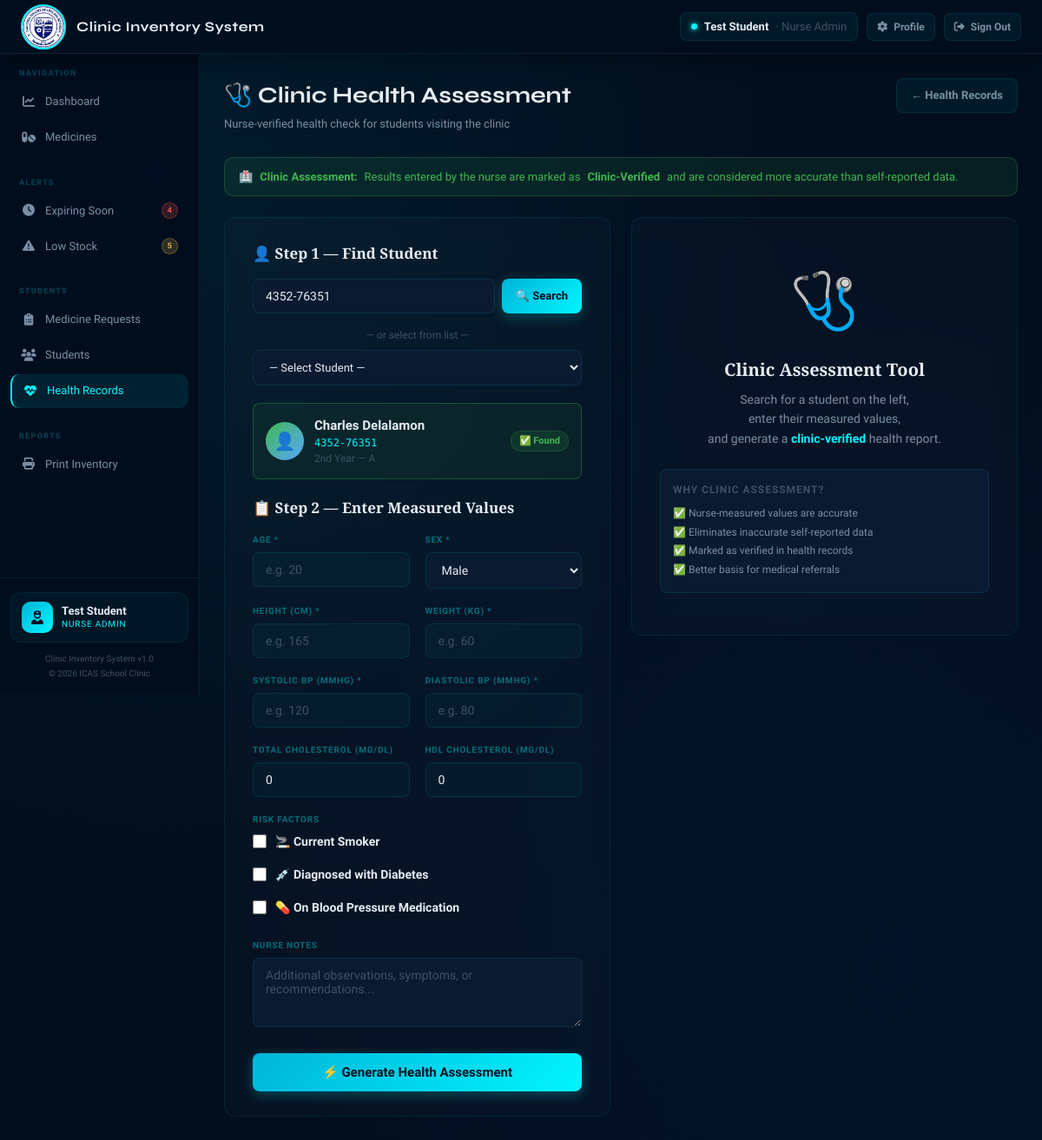
Page /admin_health_check.php?student_id=4352-76351 (signed in) on the committed database.
### tables this page shows
CREATE TABLE `users` (
  `user_id` int(11) NOT NULL,
  `student_id` varchar(20) DEFAULT NULL,
  `full_name` varchar(100) NOT NULL,
  `grade` varchar(20) DEFAULT NULL,
  `section` varchar(20) DEFAULT NULL,
  `email` varchar(100) NOT NULL,
  `password` varchar(255) NOT NULL,
  `status` varchar(20) DEFAULT 'Active',
  `created_at` datetime DEFAULT current_timestamp()
);

### admin_health_check.php (the view, shortened to what this page needs)
<?php
require_once __DIR__ . '/config/db.php';
$result  = null;
$patient = null;
if (isset($_GET['student_id']) && !empty($_GET['student_id'])) {
    $sid  = trim($_GET['student_id']);
    $stmt = $conn->prepare("SELECT * FROM users WHERE student_id = ? OR full_name LIKE ?");
    $like = "%{$sid}%";
    $stmt->bind_param("ss", $sid, $like);
    $stmt->execute();
    $patient = $stmt->get_result()->fetch_assoc();
}
require_once __DIR__ . '/includes/header.php';
?>
<div class="page-header">
  <div>
    <h1>🩺 Clinic Health Assessment</h1>
    <p>Nurse-verified health check for students visiting the clinic</p>
  </div>
  <a href="admin_health.php" class="btn btn-secondary">← Health Records</a>
</div>
<div class="alert alert-success" style="margin-bottom:24px;">
  🏥 <strong>Clinic Assessment:</strong> Results entered by the nurse are marked as
  <strong>Clinic-Verified</strong> and are considered more accurate than self-reported data.
</div>
<div style="display:grid;grid-template-columns:1fr 1fr;gap:24px;align-items:start;">
  <div class="form-card">
    <h3 style="font-family:'Playfair Display',serif;font-size:17px;margin-bottom:16px;">
      👤 Step 1 — Find Student
    </h3>
    <form method="GET" action="admin_health_check.php" style="margin-bottom:16px;">
      <div style="display:flex;gap:8px;">
        <input type="text" name="student_id"
               value="<?= htmlspecialchars($_GET['student_id'] ?? '') ?>"
               placeholder="Enter Student ID or Name..."
               style="flex:1;background:var(--surface2);border:1px solid var(--border);border-radius:8px;padding:11px 14px;font-size:14px;color:var(--text);outline:none;">
        <button type="submit" class="btn btn-primary">🔍 Search</button>
      </div>
    </form>
    <div style="margin-bottom:20px;">
      <div style="font-size:12px;color:var(--text3);margin-bottom:8px;text-align:center;">
        — or select from list —
      </div>
      <select id="studentDropdown" onchange="selectStudent(this.value)"
              style="width:100%;background:var(--surface2);border:1px solid var(--border);border-radius:8px;padding:11px 14px;font-size:13px;color:var(--text);outline:none;">
        <option value="">— Select Student —</option>
      </select>
    </div>
    <?php if ($patient): ?>
      <div style="background:rgba(63,185,80,.08);border:1px solid rgba(63,185,80,.3);border-radius:8px;padding:14px;margin-bottom:20px;">
        <div style="display:flex;align-items:center;gap:12px;">
          <div style="width:44px;height:44px;background:linear-gradient(135deg,#3fb950,#58a6ff);border-radius:50%;display:flex;align-items:center;justify-content:center;font-size:20px;flex-shrink:0;">👤</div>
          <div>
            <div style="font-weight:600;font-size:15px;"><?= htmlspecialchars($patient['full_name']) ?></div>
            <div style="font-size:12px;color:var(--accent);font-family:'DM Mono',monospace;"><?= htmlspecialchars($patient['student_id']) ?></div>
            <div style="font-size:12px;color:var(--text3);">
              <?= htmlspecialchars($patient['grade'] ?: '') ?>
              <?= $patient['section'] ? '— '.htmlspecialchars($patient['section']) : '' ?>
            </div>
          </div>
          <span class="badge in-stock" style="margin-left:auto;">✅ Found</span>
        </div>
      </div>
      <h3 style="font-family:'Playfair Display',serif;font-size:17px;margin-bottom:16px;">
        📋 Step 2 — Enter Measured Values
      </h3>
      <form method="POST" action="admin_health_check.php">
        <div class="form-grid">
          <div class="field">
            <label>Age *</label>
            <input type="number" name="age" min="1" max="100"
                   value="<?= htmlspecialchars($_POST['age'] ?? '') ?>"
                   placeholder="e.g. 20" required>
          </div>
          <div class="field">
            <label>Sex *</label>
            <select name="sex" style="width:100%;background:var(--surface2);border:1px solid var(--border);border-radius:8px;padding:11px 14px;font-size:14px;color:var(--text);outline:none;">
              <option value="male"   <?= ($_POST['sex']??'male')==='male'  ?'selected':'' ?>>Male</option>
            </select>
          </div>
          <div class="field">
            <label>Height (cm) *</label>
            <input type="number" name="height" min="50" max="250" step="0.1"
                   value="<?= htmlspecialchars($_POST['height'] ?? '') ?>"
                   placeholder="e.g. 165" required>
          </div>
          <div class="field">
            <label>Weight (kg) *</label>
            <input type="number" name="weight" min="10" max="300" step="0.1"
                   value="<?= htmlspecialchars($_POST['weight'] ?? '') ?>"
                   placeholder="e.g. 60" required>
          </div>
          <div class="field">
            <label>Systolic BP (mmHg) *</label>
            <input type="number" name="systolic" min="60" max="300"
                   value="<?= htmlspecialchars($_POST['systolic'] ?? '') ?>"
                   placeholder="e.g. 120" required>
          </div>
          <div class="field">
            <label>Diastolic BP (mmHg) *</label>
            <input type="number" name="diastolic" min="40" max="200"
                   value="<?= htmlspecialchars($_POST['diastolic'] ?? '') ?>"
                   placeholder="e.g. 80" required>
          </div>
          <div class="field">
            <label>Total Cholesterol (mg/dL)</label>
            <input type="number" name="total_chol" min="50" max="500" step="0.1"
                   value="<?= htmlspecialchars($_POST['total_chol'] ?? '0') ?>"
                   placeholder="e.g. 180">
          </div>
          <div class="field">
            <label>HDL Cholesterol (mg/dL)</label>
            <input type="number" name="hdl_chol" min="10" max="150" step="0.1"
                   value="<?= htmlspecialchars($_POST['hdl_chol'] ?? '0') ?>"
                   placeholder="e.g. 50">
          </div>
          <div class="field span2">
            <label>Risk Factors</label>
            <div style="display:flex;flex-direction:column;gap:10px;margin-top:8px;">
              <label style="display:flex;align-items:center;gap:10px;cursor:pointer;font-size:14px;color:var(--text);text-transform:none;letter-spacing:0;">
                <input type="checkbox" name="smoking" value="1"
                       <?= isset($_POST['smoking'])?'checked':'' ?>
                       style="width:16px;height:16px;accent-color:var(--accent);">
                🚬 Current Smoker
              </label>
              <label style="display:flex;align-items:center;gap:10px;cursor:pointer;font-size:14px;color:var(--text);text-transform:none;letter-spacing:0;">
                <input type="checkbox" name="diabetes" value="1"
                       <?= isset($_POST['diabetes'])?'checked':'' ?>
                       style="width:16px;height:16px;accent-color:var(--accent);">
                💉 Diagnosed with Diabetes
              </label>
              <label style="display:flex;align-items:center;gap:10px;cursor:pointer;font-size:14px;color:var(--text);text-transform:none;letter-spacing:0;">
                <input type="checkbox" name="bp_treated" value="1"
                       <?= isset($_POST['bp_treated'])?'checked':'' ?>
                       style="width:16px;height:16px;accent-color:var(--accent);">
                💊 On Blood Pressure Medication
              </label>
            </div>
          </div>
          <div class="field span2">
            <label>Nurse Notes</label>
            <textarea name="notes"
                      placeholder="Additional observations, symptoms, or recommendations..."
                      style="width:100%;background:var(--surface2);border:1px solid var(--border);border-radius:8px;padding:11px 14px;font-size:14px;color:var(--text);outline:none;min-height:80px;resize:vertical;"><?= htmlspecialchars($_POST['notes'] ?? '') ?></textarea>
          </div>
        </div>
        <button type="submit" class="btn btn-primary btn-block btn-lg">
          ⚡ Generate Health Assessment
        </button>
      </form>
    <?php endif; ?>
  </div>
  <div>
  <?php if ($result && $patient): ?>
    <div style="background:rgba(63,185,80,.08);border:1px solid rgba(63,185,80,.3);border-radius:10px;padding:14px 18px;margin-bottom:16px;display:flex;align-items:center;gap:12px;">
      <span style="font-size:24px;">🏥</span>
      <div>
        <div style="font-weight:600;color:var(--green);">Clinic-Verified Assessment</div>
        <div style="font-size:12px;color:var(--text2);">
          Patient: <strong><?= htmlspecialchars($patient['full_name']) ?></strong> —
          <?= htmlspecialchars($patient['student_id']) ?>
        </div>
      </div>
    </div>
    <div class="form-card" style="margin-bottom:16px;text-align:center;">
      <div style="font-size:12px;font-weight:700;text-transform:uppercase;letter-spacing:.1em;color:var(--text2);margin-bottom:14px;">
        Overall Health Score
      </div>
      <div style="position:relative;width:140px;height:140px;margin:0 auto 12px;">
        <svg width="140" height="140" style="transform:rotate(-90deg)">
          <circle cx="70" cy="70" r="56" fill="none" stroke="var(--border)" stroke-width="10"/>
          <circle cx="70" cy="70" r="56" fill="none"
                  stroke="<?= $result['health_color'] ?>"
                  stroke-width="10"
                  stroke-dasharray="<?= round(2 * M_PI * 56) ?>"
                  stroke-dashoffset="<?= round(2 * M_PI * 56 * (1 - $result['health_score']/100)) ?>"
                  stroke-linecap="round"
                  id="scoreCircle"
                  style="transition:stroke-dashoffset 1.5s ease"/>
        </svg>
        <div style="position:absolute;top:50%;left:50%;transform:translate(-50%,-50%);text-align:center;">
          <div style="font-family:'Playfair Display',serif;font-size:30px;font-weight:700;color:<?= $result['health_color'] ?>">
            <?= $result['health_score'] ?>
          </div>
          <div style="font-size:10px;color:var(--text3)">/ 100</div>
        </div>
      </div>
      <div style="font-size:20px;font-weight:700;color:<?= $result['health_color'] ?>">
        <?= htmlspecialchars($result['health_cat']) ?>
      </div>
    </div>
    <div style="display:grid;grid-template-columns:1fr 1fr 1fr;gap:10px;margin-bottom:16px;">
      <div style="background:var(--surface);border:1px solid var(--border);border-radius:10px;padding:14px;text-align:center;">
        <div style="font-size:10px;font-weight:700;text-transform:uppercase;color:var(--text2);margin-bottom:6px;">BMI</div>
        <div style="font-size:24px;font-weight:700;color:<?= $result['bmi_color'] ?>;font-family:'Playfair Display',serif;"><?= $result['bmi'] ?></div>
        <div style="font-size:11px;color:<?= $result['bmi_color'] ?>;font-weight:600;"><?= htmlspecialchars($result['bmi_cat']) ?></div>
        <div style="font-size:10px;color:var(--text3);margin-top:2px;">WHO Standard</div>
      </div>
      <div style="background:var(--surface);border:1px solid var(--border);border-radius:10px;padding:14px;text-align:center;">
        <div style="font-size:10px;font-weight:700;text-transform:uppercase;color:var(--text2);margin-bottom:6px;">Blood Pressure</div>
        <div style="font-size:18px;font-weight:700;color:<?= $result['bp_color'] ?>;font-family:'DM Mono',monospace;"><?= $result['systolic'] ?>/<?= $result['diastolic'] ?></div>
        <div style="font-size:11px;color:<?= $result['bp_color'] ?>;font-weight:600;"><?= htmlspecialchars($result['bp_cat']) ?></div>
        <div style="font-size:10px;color:var(--text3);margin-top:2px;">AHA Standard</div>
      </div>
      <div style="background:var(--surface);border:1px solid var(--border);border-radius:10px;padding:14px;text-align:center;">
        <div style="font-size:10px;font-weight:700;text-transform:uppercase;color:var(--text2);margin-bottom:6px;">Heart Risk</div>
        <div style="font-size:24px;font-weight:700;color:<?= $result['cvd_color'] ?>;font-family:'Playfair Display',serif;"><?= $result['cvd_risk'] ?>%</div>
        <div style="font-size:11px;color:<?= $result['cvd_color'] ?>;font-weight:600;"><?= htmlspecialchars($result['cvd_cat']) ?></div>
        <div style="font-size:10px;color:var(--text3);margin-top:2px;">10-yr CVD Risk</div>
      </div>
    </div>
    <div class="form-card">
      <h3 style="font-family:'Playfair Display',serif;font-size:15px;margin-bottom:14px;">
        💡 Clinical Recommendations
      </h3>
      <?php foreach ($result['recommendations'] as $rec): ?>
        <div style="display:flex;align-items:flex-start;gap:10px;padding:10px;background:var(--surface2);border:1px solid var(--border);border-radius:8px;margin-bottom:8px;">
          <span style="font-size:18px;"><?= $rec[0] ?></span>
          <span style="font-size:12px;color:var(--text2);line-height:1.5;"><?= htmlspecialchars($rec[1]) ?></span>
        </div>
      <?php endforeach; ?>
      <div style="margin-top:12px;padding:10px;background:rgba(63,185,80,.06);border:1px solid rgba(63,185,80,.2);border-radius:8px;">
        <div style="font-size:11px;color:var(--green);">
          ✅ <strong>Clinic-verified</strong> — Recorded by
          <?= htmlspecialchars(getCurrentUser()) ?> on
          <?= date('F d, Y h:i A') ?>
        </div>
      </div>
      <div style="margin-top:12px;display:flex;gap:8px;">
        <a href="admin_health.php" class="btn btn-secondary btn-sm">← View All Records</a>
        <a href="admin_health_check.php" class="btn btn-primary btn-sm">🩺 New Assessment</a>
      </div>
    </div>
  <?php else: ?>
    <div class="form-card" style="text-align:center;padding:48px 32px;">
      <div style="font-size:64px;margin-bottom:16px;">🩺</div>
      <h3 style="font-family:'Playfair Display',serif;font-size:20px;margin-bottom:8px;">
        Clinic Assessment Tool
      </h3>
      <p style="color:var(--text2);font-size:14px;line-height:1.6;">
        Search for a student on the left,<br>
        enter their measured values,<br>
        and generate a <strong style="color:var(--accent)">clinic-verified</strong> health report.
      </p>
      <div style="margin-top:24px;padding:14px;background:var(--surface2);border:1px solid var(--border);border-radius:8px;text-align:left;">
        <div style="font-size:12px;color:var(--text3);margin-bottom:8px;font-weight:600;text-transform:uppercase;letter-spacing:.08em;">Why Clinic Assessment?</div>
        <div style="font-size:12px;color:var(--text2);line-height:1.8;">
          ✅ Nurse-measured values are accurate<br>
          ✅ Eliminates inaccurate self-reported data<br>
          ✅ Marked as verified in health records<br>
          ✅ Better basis for medical referrals
        </div>
      </div>
    </div>
  <?php endif; ?>
  </div>
</div>
<?php require_once __DIR__ . '/includes/footer.php'; ?>

### rows in the picture
users: full_name "Charles Delalamon", student "4352-76351", grade "2nd Year", section "A"

### other values in the picture
getCurrentUser() "Test Student"
$expCount "4"
$lowCount "5"
